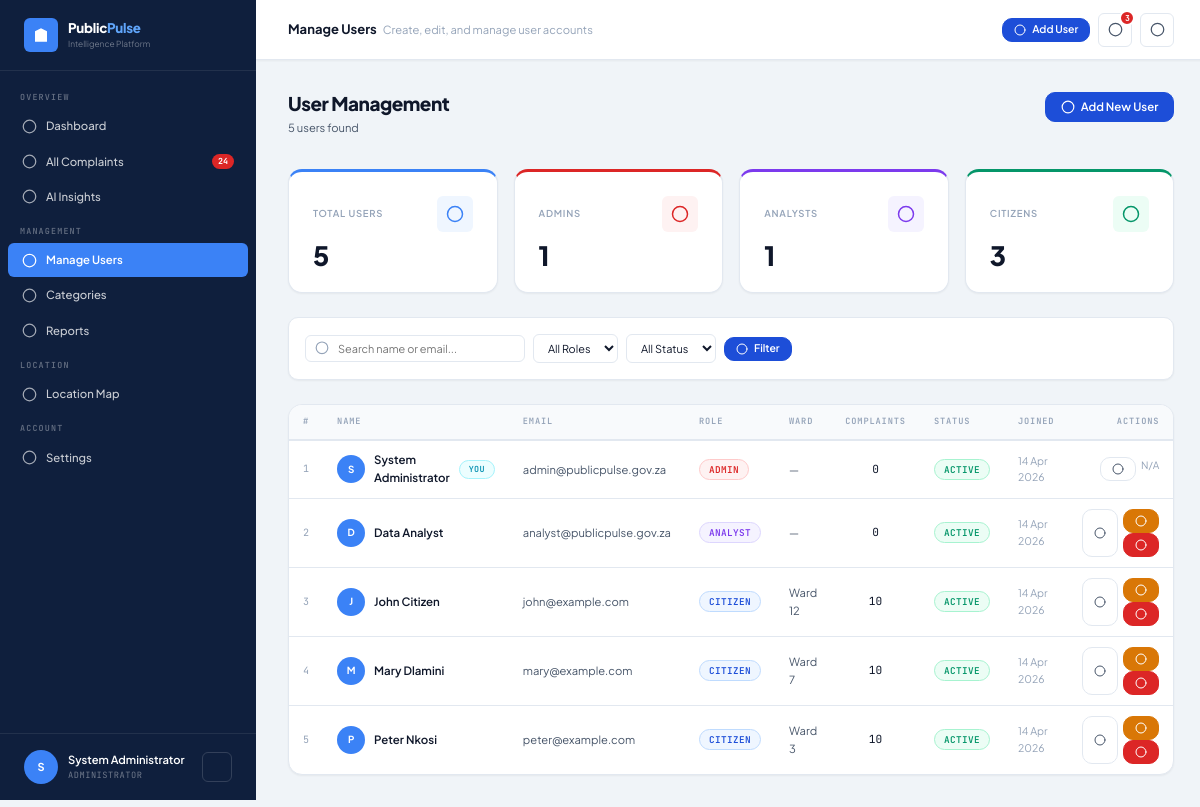
The page /admin/users.php (signed in) on the database its author committed.
### tables this page shows
CREATE TABLE `users` (
  `id` int(10) UNSIGNED NOT NULL,
  `name` varchar(120) NOT NULL,
  `email` varchar(180) NOT NULL,
  `password` varchar(255) NOT NULL,
  `role` enum('citizen','admin','analyst') NOT NULL DEFAULT 'citizen',
  `phone` varchar(20) DEFAULT NULL,
  `ward` varchar(100) DEFAULT NULL,
  `is_active` tinyint(1) NOT NULL DEFAULT 1,
  `created_at` datetime NOT NULL DEFAULT current_timestamp(),
  `updated_at` datetime NOT NULL DEFAULT current_timestamp() ON UPDATE current_timestamp()
);

### admin/users.php (the view, shortened to what the rows shown need)
<?php
require_once __DIR__ . '/../includes/config.php';
require_once __DIR__ . '/../includes/functions.php';
require_once __DIR__ . '/../includes/layout.php';
$user = currentUser();
$page     = max(1, (int)($_GET['page'] ?? 1));
$perPage  = 20;
$offset   = ($page-1)*$perPage;
$where  = 'WHERE 1=1';
$params = [];
$users     = Database::fetchAll(
    "SELECT u.*, (SELECT COUNT(*) FROM complaints WHERE user_id=u.id) AS complaint_count
     FROM users u {$where} ORDER BY u.created_at DESC LIMIT ? OFFSET ?",
    array_merge($params, [$perPage, $offset])
);
echo renderHead('Manage Users');
echo '<div class="app-shell">';
echo renderSidebar('admin_users', $user);
echo '<div class="main-content">';
?>
<div class="page-content">
  <div class="card">
    <div class="card-body no-pad">
      <?php if (empty($users)): ?>
        <div class="empty-state">
          <div class="empty-icon"><?= icon('users') ?></div>
          <h3>No users found</h3>
          <p>Try adjusting your search or filters.</p>
        </div>
      <?php else: ?>
        <table class="data-table">
          <thead>
            <tr>
              <th>#</th>
              <th>Name</th>
              <th>Email</th>
              <th>Role</th>
              <th>Ward</th>
              <th>Complaints</th>
              <th>Status</th>
              <th>Joined</th>
              <th style="text-align:right">Actions</th>
            </tr>
          </thead>
          <tbody>
            <?php foreach ($users as $u):
              $roleBadge = match($u['role']) {
                'admin'    => '<span class="badge badge-red">Admin</span>',
                'analyst'  => '<span class="badge badge-purple">Analyst</span>',
                default    => '<span class="badge badge-blue">Citizen</span>',
              };
              $activeBadge = $u['is_active']
                ? '<span class="badge badge-green">Active</span>'
                : '<span class="badge badge-gray">Inactive</span>';
            ?>
              <tr>
                <td style="color:var(--text-muted);font-family:var(--font-mono);font-size:.72rem"><?= $u['id'] ?></td>
                <td>
                  <div style="display:flex;align-items:center;gap:9px">
                    <div class="avatar sm"><?= strtoupper(mb_substr($u['name'],0,1)) ?></div>
                    <span style="font-weight:600"><?= htmlspecialchars($u['name']) ?></span>
                    <?php if ($u['id'] == $user['id']): ?><span class="badge badge-teal" style="font-size:.6rem">You</span><?php endif; ?>
                  </div>
                </td>
                <td style="color:var(--text-secondary);font-size:.8rem"><?= htmlspecialchars($u['email']) ?></td>
                <td><?= $roleBadge ?></td>
                <td style="font-size:.8rem;color:var(--text-secondary)"><?= htmlspecialchars($u['ward'] ?? '—') ?></td>
                <td style="font-family:var(--font-mono);font-size:.8rem;text-align:center"><?= $u['complaint_count'] ?></td>
                <td><?= $activeBadge ?></td>
                <td style="font-size:.75rem;color:var(--text-muted)"><?= formatDate($u['created_at'],'d M Y') ?></td>
                <td style="text-align:right">
                  <div style="display:flex;gap:5px;justify-content:flex-end">
                    <button onclick="openEdit(<?= htmlspecialchars(json_encode(['id'=>$u['id'],'name'=>$u['name'],'email'=>$u['email'],'role'=>$u['role'],'ward'=>$u['ward']??'','is_active'=>$u['is_active']])) ?>)"
                            class="btn btn-secondary btn-sm" title="Edit">
                      <?= icon('edit') ?>
                    </button>
                    <?php if ($u['id'] != $user['id']): ?>
                      <form method="POST" style="display:inline">
                        <button type="submit" class="btn <?= $u['is_active'] ? 'btn-warning' : 'btn-success' ?> btn-sm"
                                title="<?= $u['is_active'] ? 'Deactivate' : 'Activate' ?>"
                                onclick="return confirm('<?= $u['is_active'] ? 'Deactivate' : 'Activate' ?> this user?')">
                          <?= icon($u['is_active'] ? 'eye-off' : 'eye') ?>
                        </button>
                        <button type="button" class="btn btn-danger btn-sm" title="Delete"
                                onclick="deleteUser(<?= $u['id'] ?>, '<?= htmlspecialchars($u['name'], ENT_QUOTES) ?>', this)">
                          <?= icon('trash') ?>
                        </button>
                      </form>
                    <?php else: ?>
                      <span style="font-size:.72rem;color:var(--text-muted)">N/A</span>
                    <?php endif; ?>
                  </div>
                </td>
              </tr>
            <?php endforeach; ?>
          </tbody>
        </table>
      <?php endif; ?>
    </div>
  </div>
</div>
<?= renderFoot() ?>

### includes/layout.php (shortened to what the rows shown need)
<?php
require_once __DIR__ . '/icons.php';
function renderHead(string $title, array $extraCss = []): string
{
    $base   = APP_URL;
    $csrf   = csrfToken();
    $role   = $_SESSION['user_role'] ?? 'citizen';
    $extras = implode("\n", array_map(fn($h) => "<link rel=\"stylesheet\" href=\"{$h}\">", $extraCss));
    return <<<HTML
<!DOCTYPE html>
<html lang="en">
<head>
<meta charset="UTF-8">
<meta name="viewport" content="width=device-width,initial-scale=1">
<meta name="csrf-token" content="{$csrf}">
<title>{$title} — PublicPulse AI</title>
<link rel="preconnect" href="https://fonts.googleapis.com">
<link rel="preconnect" href="https://fonts.gstatic.com" crossorigin>
<link href="https://fonts.googleapis.com/css2?family=Plus+Jakarta+Sans:wght@300;400;500;600;700;800&family=JetBrains+Mono:wght@400;500;600&display=swap" rel="stylesheet">
<link rel="stylesheet" href="{$base}/assets/css/app.css">
{$extras}
<script src="https://cdn.jsdelivr.net/npm/chart.js@4.4.0/dist/chart.umd.min.js"></script>
<script>
  const PP_URL = '{$base}';
  const PP_ROLE = '{$role}';
</script>
</head>
<body>
HTML;
}
function renderSidebar(string $active = '', ?array $user = null): string
{
    $base  = APP_URL;
    $role  = $user['role'] ?? 'citizen';
    $name  = htmlspecialchars($user['name'] ?? 'User');
    $init  = strtoupper(mb_substr($user['name'] ?? 'U', 0, 1));
    $roles = ['admin' => 'Administrator', 'analyst' => 'Data Analyst', 'citizen' => 'Citizen'];
    $rl    = $roles[$role] ?? 'User';
    $openCount = _getSidebarOpenCount();
    $logoSvg = '<svg width="18" height="18" viewBox="0 0 24 24" fill="white" stroke="none"><path d="M3 21h18M4 21V7l8-4 8 4v14M9 21V12h6v9M9 9h1m4 0h1M9 15h1m4 0h1"/></svg>';
    $nav = '';
    if ($role === 'citizen') {
        $nav .= _navItem($base.'/citizen/dashboard.php',    'dashboard',   'Dashboard',         'citizen_dashboard',  $active);
        $nav .= _navItem($base.'/citizen/submit.php',       'plus-circle', 'Submit Complaint',  'citizen_submit',     $active);
        $nav .= _navItem($base.'/citizen/complaints.php',   'list',        'My Complaints',     'citizen_complaints', $active);
        $nav .= _navItem($base.'/citizen/track.php',        'search',      'Track Status',      'citizen_track',      $active);
        $nav .= _navItem($base.'/citizen/notifications.php','bell',        'Notifications',     'citizen_notif',      $active);
    } elseif ($role === 'admin') {
        $nav .= _navSection('Overview');
        $nav .= _navItem($base.'/admin/dashboard.php',     'dashboard',   'Dashboard',         'admin_dashboard',    $active);
        $nav .= _navItem($base.'/admin/complaints.php',    'inbox',       'All Complaints',    'admin_complaints',   $active, $openCount);
        $nav .= _navItem($base.'/admin/ai_insights.php',   'brain',       'AI Insights',       'admin_ai',           $active);
        $nav .= _navSection('Management');
        $nav .= _navItem($base.'/admin/users.php',         'users',       'Manage Users',      'admin_users',        $active);
        $nav .= _navItem($base.'/admin/categories.php',    'tag',         'Categories',        'admin_categories',   $active);
        $nav .= _navItem($base.'/admin/reports.php',       'file-text',   'Reports',           'admin_reports',      $active);
        $nav .= _navSection('Location');
        $nav .= _navItem($base.'/location.php',            'map',         'Location Map',      'location',           $active);
    }
    $nav .= _navSection('Account');
    $nav .= _navItem($base.'/settings.php', 'settings', 'Settings', 'settings', $active);
    return <<<HTML
<aside class="sidebar" id="appSidebar">
  <div class="sidebar-logo">
    <div class="sidebar-logo-icon">{$logoSvg}</div>
    <div>
      <div class="sidebar-logo-text">Public<span>Pulse</span></div>
      <div class="sidebar-logo-sub">Intelligence Platform</div>
    </div>
  </div>
  <nav class="sidebar-nav">{$nav}</nav>
  <div class="sidebar-footer">
    <div class="sidebar-user">
      <div class="avatar">{$init}</div>
      <div class="user-meta" style="flex:1;min-width:0">
        <div class="user-name">{$name}</div>
        <div class="user-role">{$rl}</div>
      </div>
      <a href="{$base}/auth/logout.php" title="Sign out"
         style="width:30px;height:30px;border:1px solid rgba(255,255,255,.15);background:transparent;color:rgba(255,255,255,.6);border-radius:6px;display:flex;align-items:center;justify-content:center;flex-shrink:0;transition:all .2s;text-decoration:none"
         onmouseover="this.style.background='rgba(255,255,255,.1)'" onmouseout="this.style.background='transparent'">
        <?= icon('logout','',14) ?>
      </a>
    </div>
  </div>
</aside>
HTML;
}
function _navSection(string $label): string
{
    return "<div class=\"nav-section-label\">{$label}</div>";
}
function _navItem(string $href, string $iconName, string $label, string $key, string $active, int $badge = 0): string
{
    $isActive  = $active === $key ? 'active' : '';
    $badgeHtml = $badge > 0 ? "<span class=\"nav-badge\">{$badge}</span>" : '';
    $ic = icon($iconName);
    return "<a href=\"{$href}\" class=\"nav-item {$isActive}\">{$ic} {$label}{$badgeHtml}</a>";
}
function _getSidebarOpenCount(): int
{
    try {
        return (int)Database::fetchScalar("SELECT COUNT(*) FROM complaints WHERE status NOT IN ('resolved','closed')");
    } catch (\Throwable $e) { return 0; }
}
function renderFoot(array $extraJs = []): string
{
    $base    = APP_URL;
    $scripts = implode("\n", array_map(fn($s) => "<script src=\"{$s}\"></script>", $extraJs));
    return <<<HTML
<script src="{$base}/assets/js/app.js"></script>
{$scripts}
</body></html>
HTML;
}

### includes/icons.php (shortened to what the rows shown need)
<?php
function icon(string $name, string $extraStyle = '', int $size = 16): string
{
    $s = "width=\"{$size}\" height=\"{$size}\"";
    $v = 'viewBox="0 0 24 24"';
    $f = 'fill="none" stroke="currentColor" stroke-width="2" stroke-linecap="round" stroke-linejoin="round"';
    $st = $extraStyle ? " style=\"{$extraStyle}\"" : '';
    $p = $paths[$name] ?? '<circle cx="12" cy="12" r="10"/>';
    return "<svg {$s} {$v} {$f}{$st}>{$p}</svg>";
}

### rows shown on the page
users: name "S", role "ADMINISTRATOR", id "1", name "System Administrator", shows "YOU", email "admin@publicpulse.gov.za", role "ADMIN", ward "—", complaint_count "0", is_active "ACTIVE", created_at "14 Apr 2026", shows "N/A"
users: id "2", name "D", name "Data Analyst", email "analyst@publicpulse.gov.za", role "ANALYST", ward "—", complaint_count "0", is_active "ACTIVE", created_at "14 Apr 2026"
users: id "3", name "J", name "John Citizen", email "john@example.com", role "CITIZEN", ward "Ward 12", complaint_count "10", is_active "ACTIVE", created_at "14 Apr 2026"
users: id "4", name "M", name "Mary Dlamini", email "mary@example.com", role "CITIZEN", ward "Ward 7", complaint_count "10", is_active "ACTIVE", created_at "14 Apr 2026"
users: id "5", name "P", name "Peter Nkosi", email "peter@example.com", role "CITIZEN", ward "Ward 3", complaint_count "10", is_active "ACTIVE", created_at "14 Apr 2026"

### other values the page prints
$label "OVERVIEW MANAGEMENT LOCATION ACCOUNT"
$label "Dashboard All Complaints AI Insights Manage Users Categories Reports Location Map Settings"
$badge "24"
$name "System Administrator"
$title_esc "Manage Users"
$sub_esc "Create, edit, and manage user accounts"
$btn['label'] "Add User"
$badgeNum "3"
$total "5"
$totalUsers "5"
$totalAdmins "1"
$totalAnalysts "1"
$totalCitizens "3"
